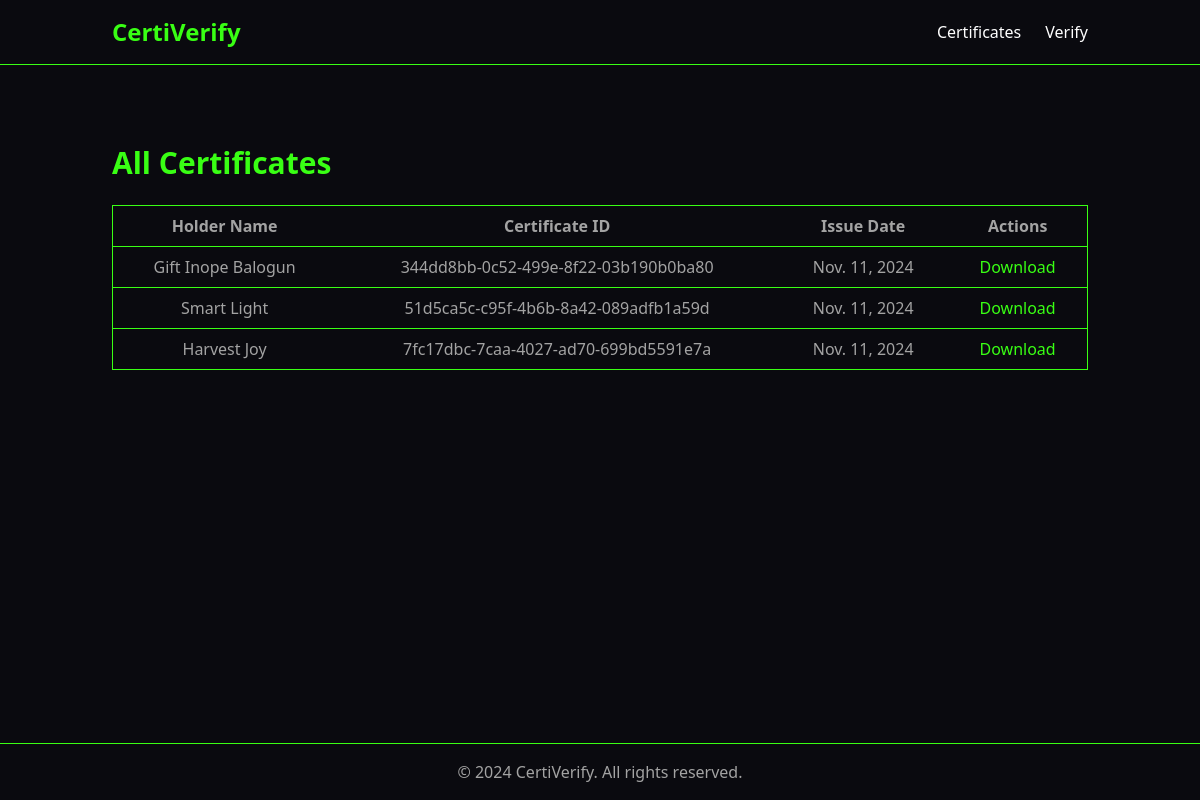
The app's page /certificates/list/, older data.
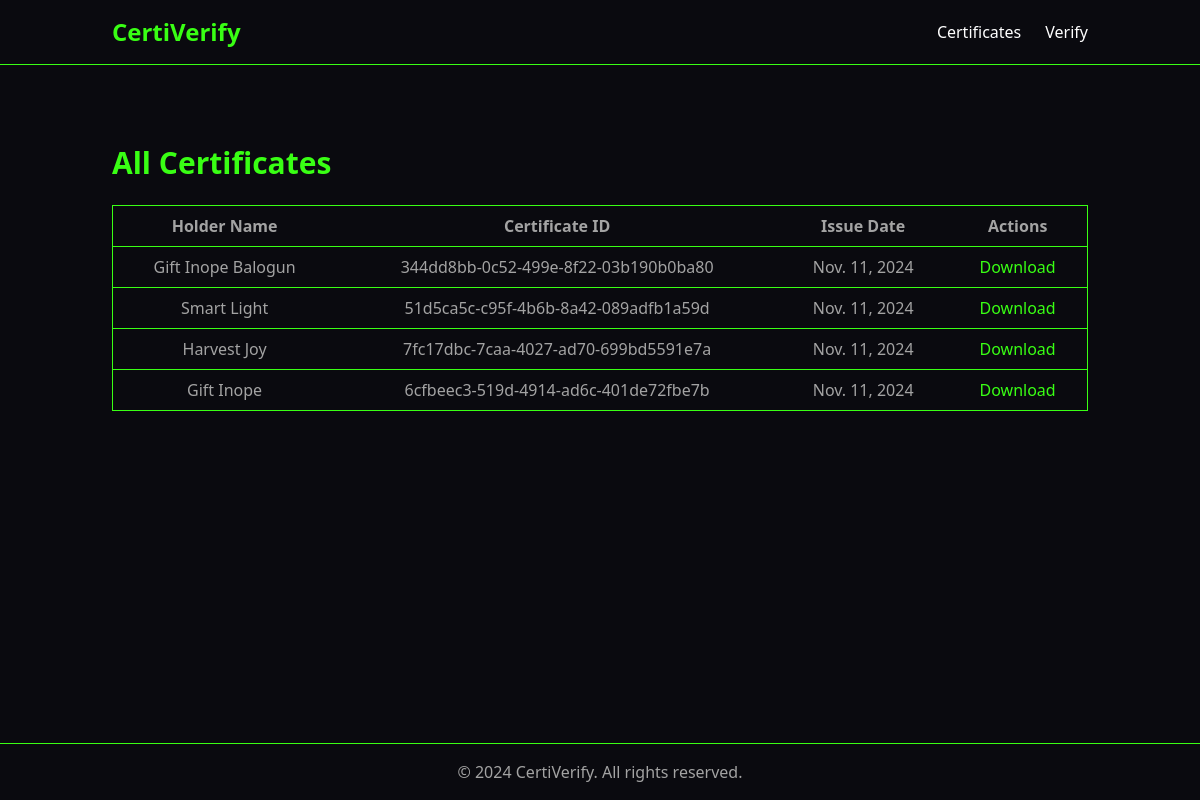
The same page, newer data.
### certificates/models.py (models this page shows, shortened)
class Certificate(models.Model):
    holder_name = models.CharField(max_length=255)
    certificate_id = models.CharField(max_length=100, unique=True, blank=True, null=True)  # Set to blank=True for auto generation
    issue_date = models.DateField(default=timezone.now)
    expiration_date = models.DateField(null=True, blank=True)
    logo = models.ImageField(upload_to='certificates/logos/', null=True, blank=True)
    signature_text = models.CharField(max_length=255, default="Authorized Signature")
    hash_value = models.CharField(max_length=64, blank=True, null=True)
    qr_code_image = models.ImageField(upload_to='certificates/qrcodes/', null=True, blank=True)
    signature_image = models.ImageField(upload_to='certificates/signatures/', null=True, blank=True)
    note = models.TextField(default="This certificate serves as a testament to the dedication, knowledge, and achievements of the holder. It is a mark of excellence, symbolizing the hard work and commitment demonstrated throughout the course of their journey. Congratulations on reaching this milestone.")
    pdf_file = models.FileField(upload_to='certificates/pdfs/', null=True, blank=True)

### certificates/views.py (the view)
# urls.py: path('list/', views.certificate_list, name='certificate_list'),
def certificate_list(request):
    certificates = Certificate.objects.all()
    return render(request, 'certificates/certificate_list.html', {'certificates': certificates})

### templates/certificates/certificate_list.html (shortened to what this page needs)
{% extends 'base.html' %}
{% block content %}
<div class="py-8 relative">
    <h2 class="text-3xl text-sci-green font-bold mb-6">All Certificates</h2>
    <table class="min-w-full bg-sci-dark text-sci-gray border border-sci-green">
        <thead>
            <tr>
                <th class="py-2 px-4 border-b border-sci-green">Holder Name</th>
                <th class="py-2 px-4 border-b border-sci-green">Certificate ID</th>
                <th class="py-2 px-4 border-b border-sci-green">Issue Date</th>
                <th class="py-2 px-4 border-b border-sci-green">Actions</th>
            </tr>
        </thead>
        <tbody>
            {% for certificate in certificates %}
            <tr class="text-center hover:bg-sci-dark/80">
                <td class="py-2 px-4 border-b border-sci-green">{{ certificate.holder_name }}</td>
                <td class="py-2 px-4 border-b border-sci-green">{{ certificate.certificate_id }}</td>
                <td class="py-2 px-4 border-b border-sci-green">{{ certificate.issue_date }}</td>
                <td class="py-2 px-4 border-b border-sci-green">
                    <a href="{% url 'download_certificate' certificate.certificate_id %}" class="download-link text-sci-green hover:text-sci-gray">Download</a>
                </td>
            </tr>
            {% endfor %}
        </tbody>
    </table>
</div>
{% endblock %}

### templates/base.html (shortened to what this page needs)
<!DOCTYPE html>
<html lang="en">
<head>
    <link href="https://cdn.jsdelivr.net/npm/tailwindcss@2.2.19/dist/tailwind.min.css" rel="stylesheet">
</head>
<body class="bg-sci-dark text-white font-sans">
    <div class="min-h-screen flex flex-col">
        <nav class="w-full py-4 border-b border-sci-green">
            <div class="container mx-auto flex justify-between items-center px-6">
                <a href="{% url 'home' %}" class="text-sci-green font-bold text-2xl">CertiVerify</a>
                <ul class="flex space-x-6">
                    <li><a href="{% url 'certificate_list' %}" class="hover:text-sci-green">Certificates</a></li>
                    <li><a href="{% url 'verify_certificate' %}" class="hover:text-sci-green">Verify</a></li>
                </ul>
            </div>
        </nav>
        <main class="flex-grow container mx-auto py-12 px-6">
            {% block content %}{% endblock %}
        </main>
        <footer class="w-full py-4 border-t border-sci-green text-center text-sci-gray">
            &copy; <span id="current-year"></span> CertiVerify. All rights reserved.
        </footer>
    </div>
</body>
</html>

### templates/base.html (style rules this page uses)
.bg-sci-dark { background-color: #0a0a0f; }
.text-sci-green { color: #39ff14; }
.text-sci-gray { color: #a3a3a3; }
.border-sci-green { border-color: #39ff14; }

Row changes from the older to the newer data that the page shows:
added Certificate: holder_name "Gift Inope", certificate_id "6cfbeec3-519d-4914-ad6c-401de72fbe7b", issue_date "Nov. 11, 2024"
